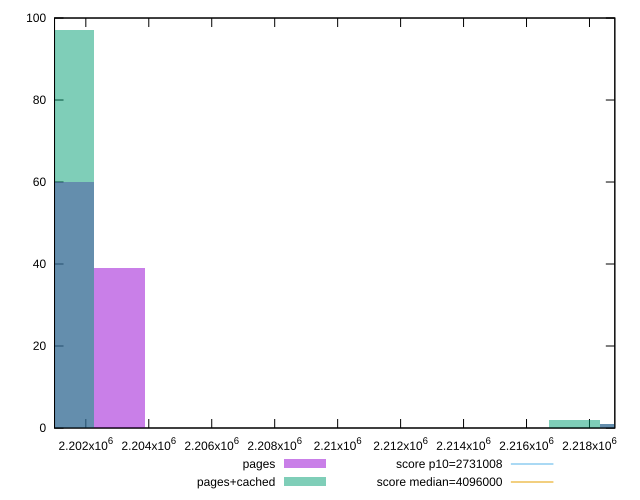

Reproduce this figure in gnuplot.
reset

$pages <<EOF
2219131.524989497 1
2201455.6040808186 60
2203062.5059816074 39
EOF

$pagesCached <<EOF
2217524.6230887077 2
2219131.524989497 1
2201455.6040808186 97
EOF

set key outside below
set boxwidth 1606.9019007889187
set xrange [2201006:2218805]
set yrange [0:100]
set trange [0:100]
set style fill transparent solid 0.5 noborder

set parametric
set terminal svg size 640, 500 enhanced background rgb 'white'
set output "report_00014_2021-02-09T15:56:05.503Z/total-byte-weight/comparison/histogram/0_vs_1.svg"

plot $pages title "pages" with boxes, \
     $pagesCached title "pages+cached" with boxes, \
     2731008,t title "score p10=2731008", \
     4096000,t title "score median=4096000"

reset
